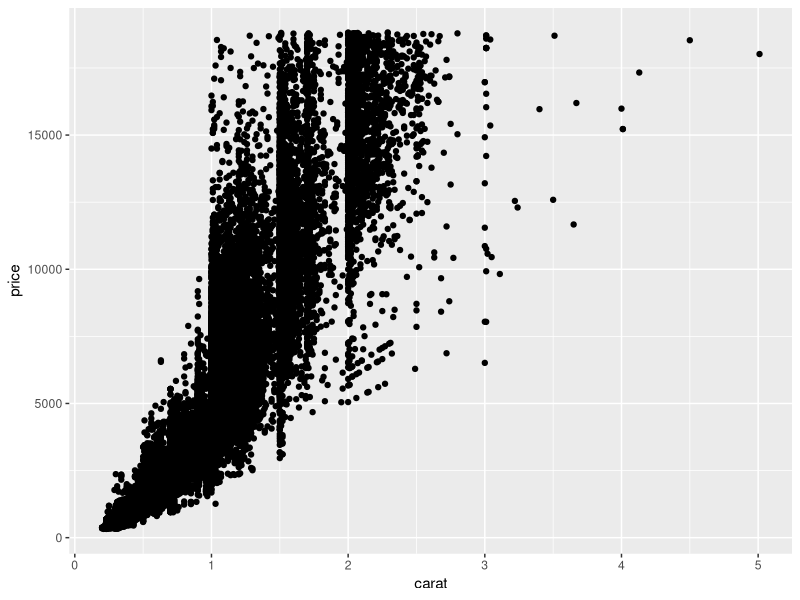
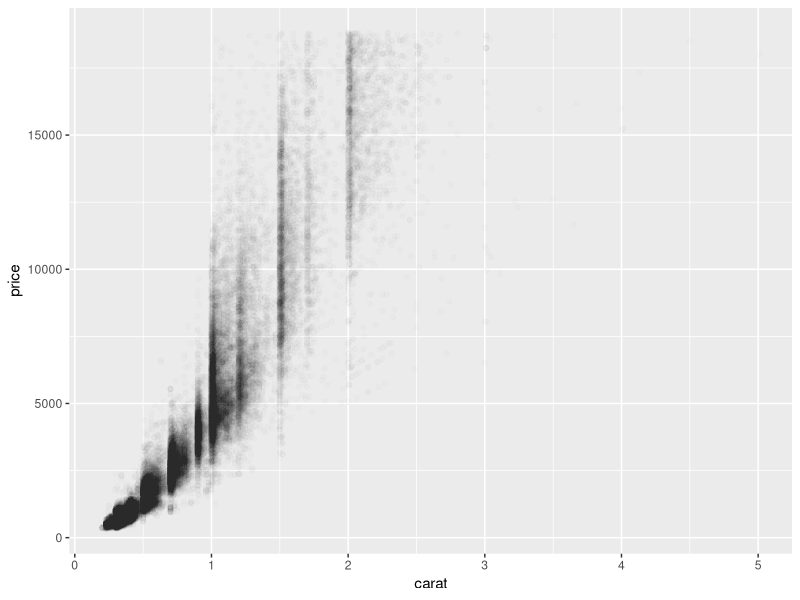
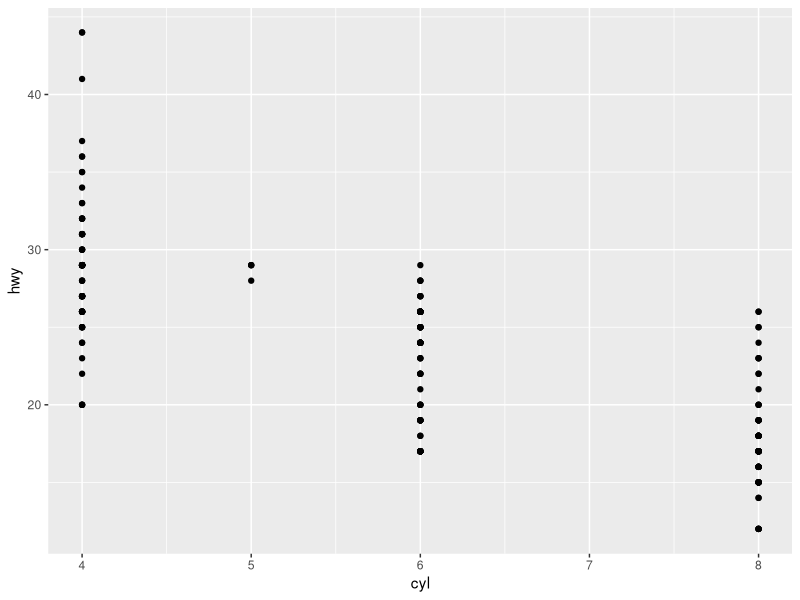
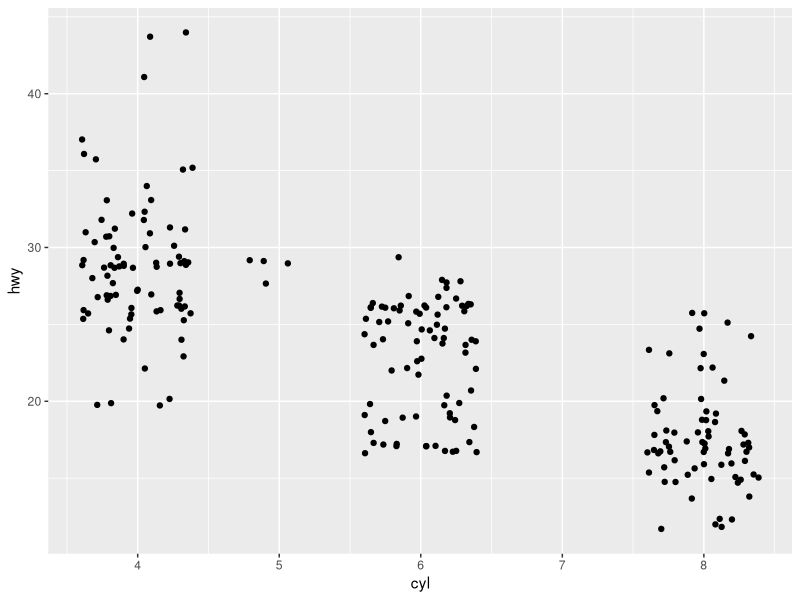
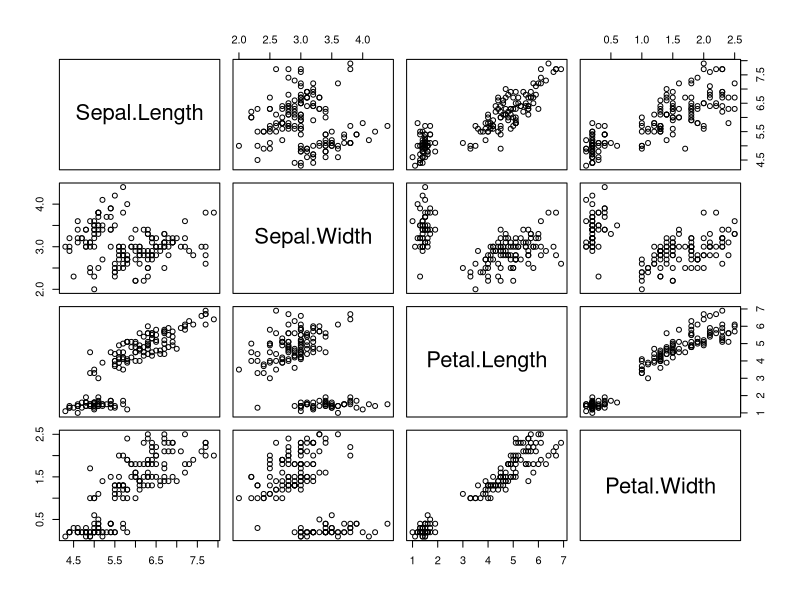
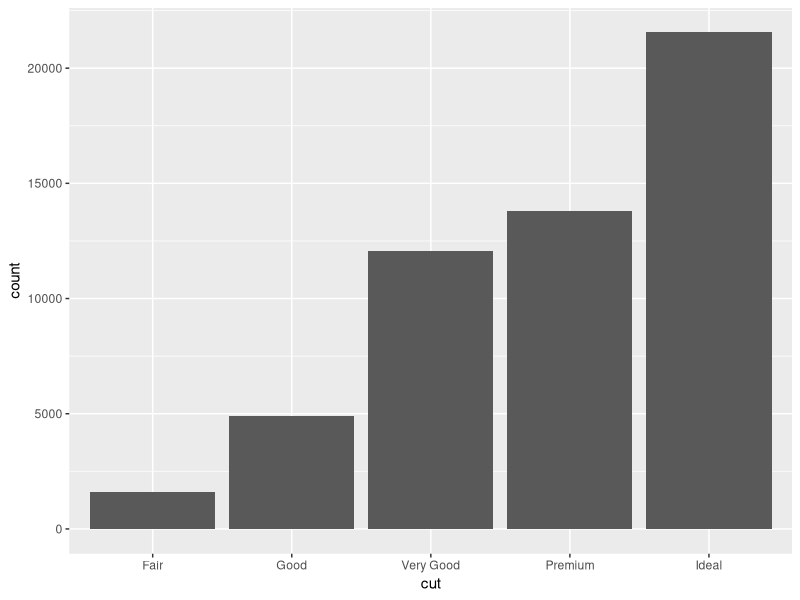
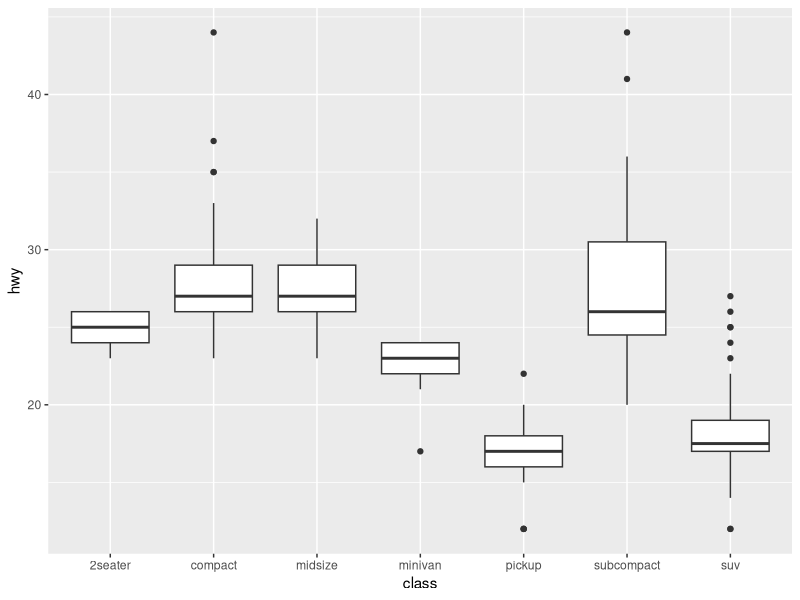
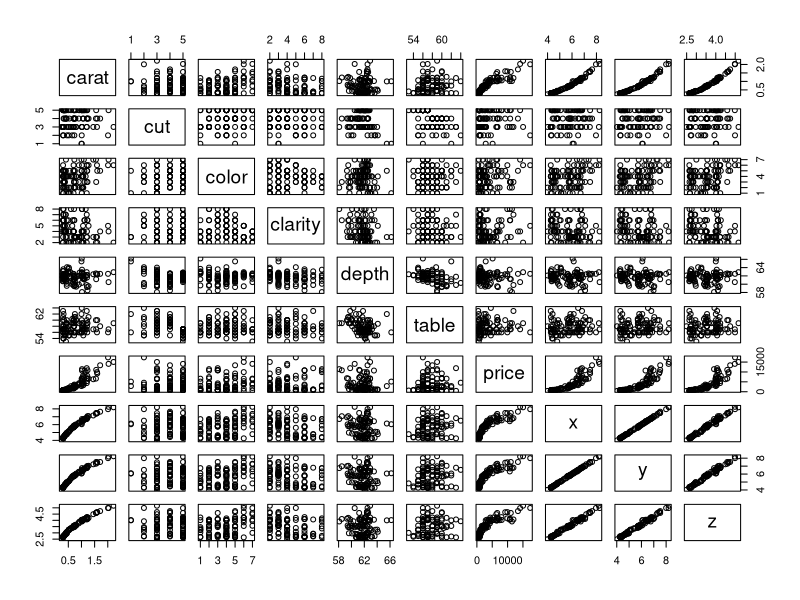

R code for these plots, in order:
library(ggplot2)
library(dplyr)
# 1. 데이터에 대한 설명 확인
?diamonds
?mpg

#2. str() 로 데이터구조를 파악
data(diamonds)
str(diamonds)
data(mpg)
str(mpg)
###

diamonds %>% ggplot(aes(carat, price)) + geom_point()
diamonds %>% ggplot(aes(carat, price)) + geom_point(alpha = .01)
mpg %>% ggplot(aes(cyl, hwy)) + geom_point()
mpg %>% ggplot(aes(cyl, hwy)) + geom_jitter()

pairs(iris[c(1:4)])

diamonds %>% ggplot(aes(cut)) + geom_bar()
mpg %>% ggplot(aes(class, hwy)) + geom_boxplot()
###



#3. pairs() 산점도 행렬로 변수들의 분포, 변수 사이의 관계확인
# (변수의 개수, 샘플의 개수가 너무 크면 랜덤 샘플(sample_n())로 적당한 개수 추출)
pairs(sample_n(diamonds, 100))
mpg$model = as.factor(mpg$model)
pairs(mpg[2:3])
# diamond 에서 두개의 변수가 선형적인 분포를 보이는 plot관계
# carat : x,y,z, price
diamonds %>% ggplot(aes(carat, price)) + geom_point()
diamonds %>% ggplot(aes(carat, price)) + geom_point(alpha = .02)
# >> carat에 따른 price 분포 : 다이아몬드가 무거울수록 prcie가 높아짐
diamonds %>% ggplot(aes(color)) + geom_bar()
diamonds %>% ggplot(aes(clarity, price)) + geom_boxplot()
#4. 주요 변수 분석(수량형 : 히스토그램, 범주형 : 막대그래프)
